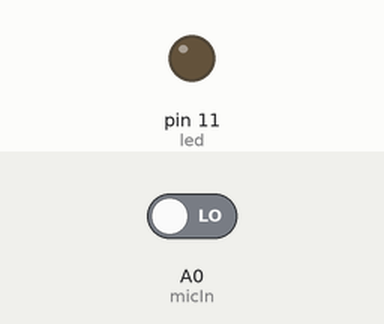
The sketch below on a simulated Arduino Uno, built with avr-gcc and run on an emulated ATmega328P. Parts: output pins drawn as LEDs (lit = HIGH). The inputs (shaded band) are chosen by the test bench; at power-on: A0 (micIn) LOW. What the sketch prints to the serial monitor is not drawn.

Above: at 1.2 s.
1.3 s: A0 (micIn) driven HIGH
At 1.7 s:
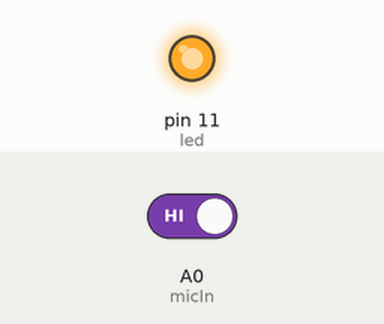
2.8 s: A0 (micIn) driven LOW
At 4.1 s:
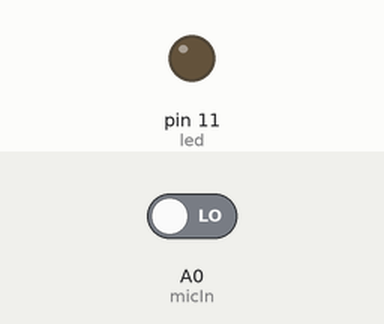
Timing chart, 0 to 5.8 s (numbered marks = the images above; inputs shaded):
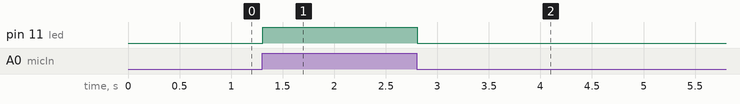

The sketch:

Sound_sensitive_light.ino
```cpp
int micIn=A0;
int led=11;
void setup() {
  // put your setup code here, to run once:
  Serial.begin(9600);
pinMode(led,OUTPUT);
pinMode(micIn,INPUT);
}

void loop() {
  // put your main code here, to run repeatedly:
int micVal=digitalRead(micIn);
Serial.println(micVal);
if(micVal==1){
  digitalWrite(led,HIGH);
}
else{
  digitalWrite(led,LOW);
}


}
```

Measured:
- after the input at 1.3 s, pin 11 (led): LOW → HIGH at once
- after the input at 2.8 s, pin 11 (led): HIGH → LOW at once
